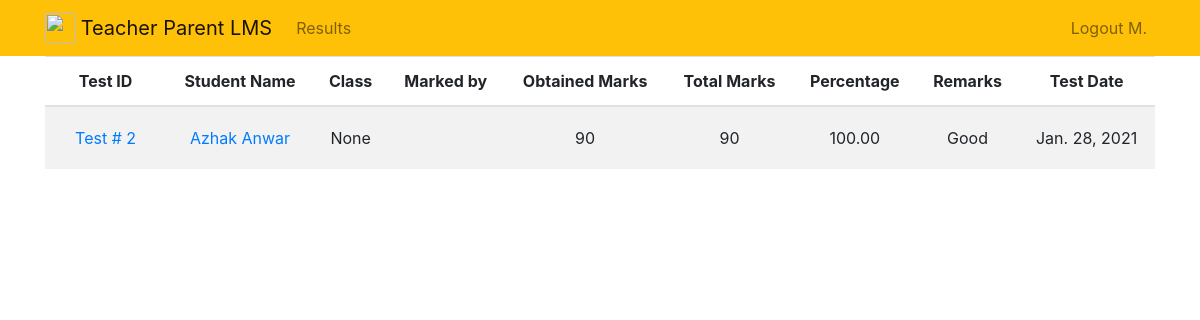
Page /tests/ (signed in) on the earlier database version.
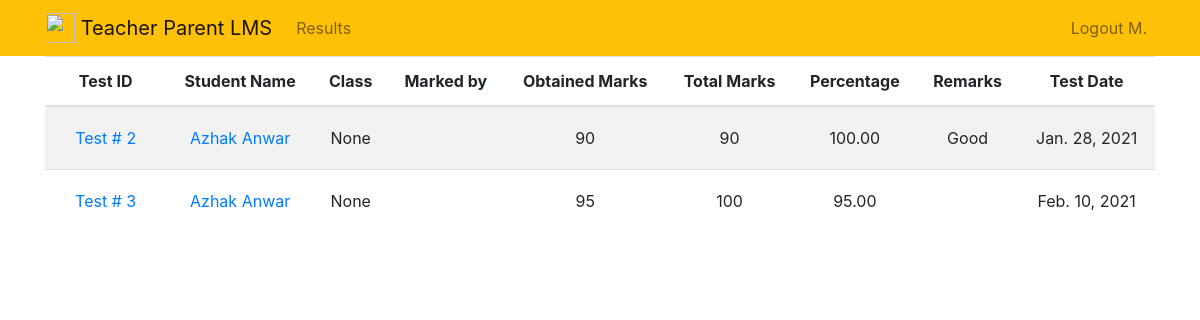
Same page on the later database version.
### test_conducts/models.py (models this page shows, shortened)
class Conduct(models.Model):
    obtained_marks = models.IntegerField()
    student_id = models.ForeignKey(
        to='users.Student', verbose_name='Student ID', to_field='ssn', on_delete=models.CASCADE)
    test_id = models.ForeignKey(
        to=StudentTests, verbose_name='Test ID', to_field='test_id', on_delete=models.CASCADE)
    remarks = models.TextField(verbose_name='Remarks', null=True, blank=True)
    @property
    def percentage(self):
        return (self.obtained_marks)/(self.test_id.total_marks) * 100
    class Meta:
        unique_together = (('test_id', 'student_id'),)

class StudentTests(models.Model):
    test_id = models.AutoField(verbose_name='Test ID', primary_key=True)
    date = models.DateField(verbose_name='Test Date', auto_now_add=True)
    total_marks = models.IntegerField(verbose_name='Max Marks', default=100)
    subject = models.CharField(verbose_name='Subject Name', max_length=20)
    teacher_id = models.ForeignKey(
        to='users.Teacher', verbose_name='Teacher ID', to_field='ssn', on_delete=models.CASCADE)
    standard = models.IntegerField(verbose_name='Class', blank=True)
    def __str__(self):
        return 'Test # ' + str(self.test_id)

### users/models.py (models this page shows)
class Student(models.Model):
    name = models.CharField(verbose_name='Full Name', max_length=30)
    parent_id = models.ForeignKey(to=Parent, verbose_name='Parent/Guardian',
                                  on_delete=models.CASCADE, to_field='ssn', null=True)  # to make field empty in the beginning
    ssn = models.OneToOneField(to=CustomUser, on_delete=models.CASCADE,
                               primary_key=True, verbose_name='Student ID', to_field='id')
    standard = models.IntegerField(verbose_name='Class')
    phone = PhoneNumberField(blank=True, verbose_name='Phone No.')
    def __str__(self):
        return self.name

### test_conducts/views.py (the view, shortened to what this page needs)
# urls.py: path('tests/', include('test_conducts.urls')),
@login_required
def tests(request):
    tests = None
    if request.method == 'GET':
        if request.user.user_type == 1:     # student
            tests = Conduct.objects.select_related(
                'test_id').filter(student_id=request.user.id)
        elif request.user.user_type == 2:     # parent
            tests = Conduct.objects.select_related('test_id', 'student_id').filter(
                student_id__parent_id=request.user.id)
        elif request.user.user_type == 3:   # Teacher
            all_tests = Conduct.objects.select_related('test_id').all()
            tests = all_tests.filter(test_id__teacher_id_id=request.user.id)
        return render(request, 'tests.html', {'tests': tests.order_by('test_id')})

### test_conducts/templates/tests.html (shortened to what this page needs)
{% extends "base.html" %}
{% block content %}
{% if tests %}
<table class="table table-striped table-hover" >
    <thead>
        <tr>
            <th scope="col" style="text-align: center;">Test ID</th>
            <th scope="col" style="text-align: center;">Student Name</th>
            <th scope="col" style="text-align: center;">Class</th>
            <th scope="col" style="text-align: center;">Marked by</th>
            <th scope="col" style="text-align: center;">Obtained Marks</th>
            <th scope="col" style="text-align: center;">Total Marks</th>
            <th scope="col" style="text-align: center;">Percentage</th>
            <th scope="col" style="text-align: center;">Remarks</th>
            <th scope="col" style="text-align: center;">Test Date</th>
        </tr>
    </thead>
    <tbody>
        {% for test in tests %}
        <tr>
            <td class="align-middle" style="text-align: center;">
                <form method="POST">
                    <button class="btn btn-link">{{test.test_id}}</button>
                </form>
            </td>
            <td class="align-middle" style="text-align: center;">
                <a href="{% url 's_tests' test.student_id_id %}">{{test.student_id}}</a>
            </td>
            <td class="align-middle" style="text-align: center;">{{test.test_id.standard}}</td>
            <td class="align-middle" style="text-align: center;">
                <form method="POST">
                    <button class="btn btn-link">{{test.test_id.teacher_id}}</button>
                </form>
            </td>
            <td class="align-middle" style="text-align: center;">{{test.obtained_marks}}</td>
            <td class="align-middle" style="text-align: center;">{{test.test_id.total_marks}} </td>
            <td class="align-middle" style="text-align: center;">{{test.percentage|floatformat:"2"}}</td>
            <td class="align-middle" style="text-align: center;">{{test.remarks}}</td>
            <td class="align-middle" style="text-align: center;">{{test.test_id.date}}</td>
        </tr>
        {% endfor %}
    </tbody>
</table>
{% endif %}
{% endblock %}

Differences in the rows shown:
added Conduct: test_id "Test # 3", student_id "Azhak Anwar", test_id.standard "None", obtained_marks "95", test_id.total_marks "100", percentage "95.00", test_id "Feb. 10, 2021"
